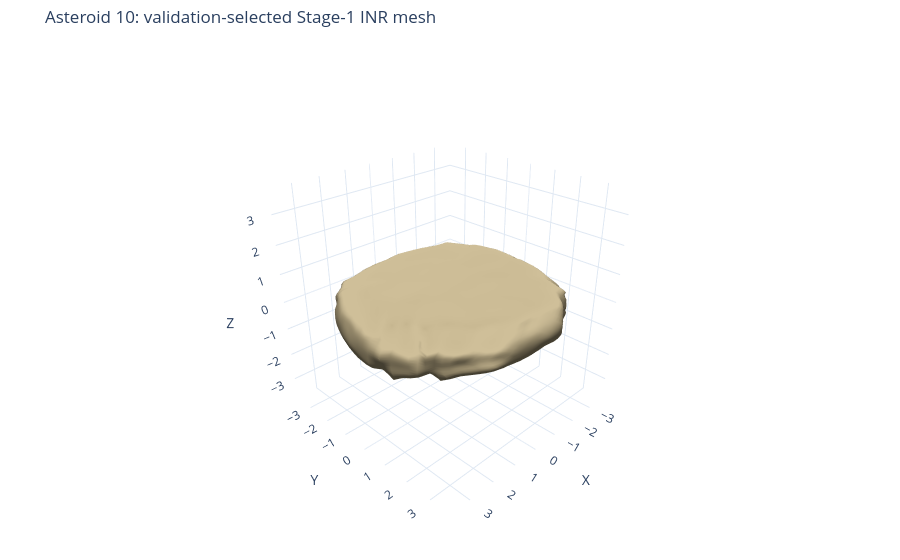
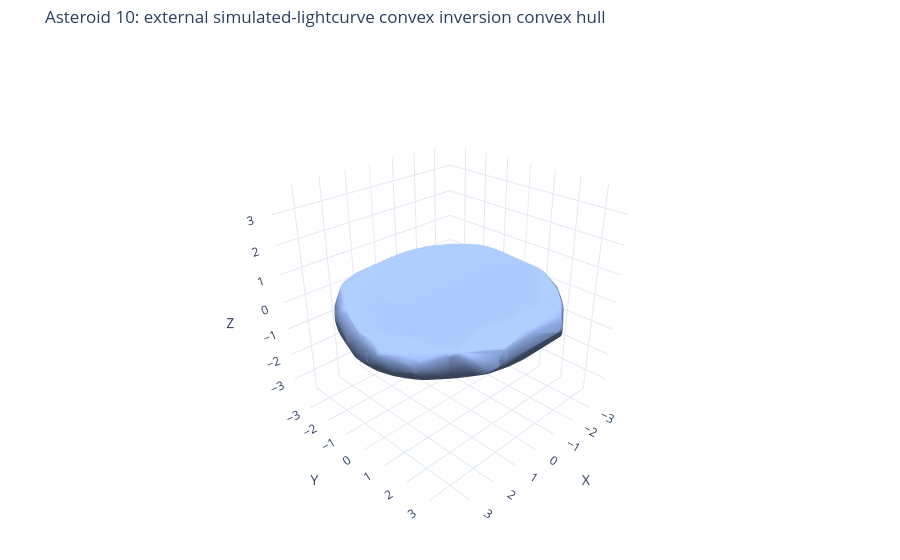

The code cell stored with these charts, in order, in its notebook:
### Code cell
verts_s1_np = verts_s1[0].detach().cpu().numpy()
faces_np = faces.detach().cpu().numpy()
fig_s1 = plot_interactive_mesh(
    vertices=verts_s1_np, faces=faces_np,
    title=f"Asteroid {ASTEROID_ID}: validation-selected Stage-1 INR mesh",
    mesh_color="#c0b08a", show_edges=False,
)
fig_s1.show()
hull_mesh = reference_mesh_norm.convex_hull
fig_hull = plot_interactive_mesh(
    vertices=np.asarray(hull_mesh.vertices), faces=np.asarray(hull_mesh.faces),
    title=f"Asteroid {ASTEROID_ID}: {REFERENCE_MESH_LABEL} convex hull",
    mesh_color="#a0c0ff", show_edges=False,
)
fig_hull.show()

### Figure 1 — Plotly figure (JSON) as saved in the notebook; plotly's stock layout.template omitted (floating-point values rounded to 4 significant figures; data arrays with more than 128 entries replaced by an {"elided": "..."} marker saying what was removed)
{"data": [{"color": "#c0b08a", "flatshading": false, "hovertemplate": "x=%{x:.3f}<br>y=%{y:.3f}<br>z=%{z:.3f}<extra></extra>", "i": {"elided": "5120 int values"}, "j": {"elided": "5120 int values"}, "k": {"elided": "5120 int values"}, "lighting": {"ambient": 0.35, "diffuse": 0.8, "fresnel": 0.12, "roughness": 0.7, "specular": 0.35}, "lightposition": {"x": 120, "y": 200, "z": 80}, "opacity": 1, "showscale": false, "type": "mesh3d", "x": {"elided": "2562 float values"}, "y": {"elided": "2562 float values"}, "z": {"elided": "2562 float values"}}], "layout": {"margin": {"b": 0, "l": 0, "r": 0, "t": 45}, "scene": {"aspectmode": "manual", "aspectratio": {"x": 1, "y": 1, "z": 1}, "camera": {"eye": {"x": 1.65, "y": 1.65, "z": 1.25}, "projection": {"type": "perspective"}}, "xaxis": {"range": [-3.808, 3.808], "showspikes": false, "title": {"text": "X"}}, "yaxis": {"range": [-3.808, 3.808], "showspikes": false, "title": {"text": "Y"}}, "zaxis": {"range": [-3.808, 3.808], "showspikes": false, "title": {"text": "Z"}}}, "title": {"text": "Asteroid 10: validation-selected Stage-1 INR mesh"}}}

### Figure 2 — Plotly figure (JSON) as saved in the notebook; plotly's stock layout.template omitted (floating-point values rounded to 4 significant figures; data arrays with more than 128 entries replaced by an {"elided": "..."} marker saying what was removed)
{"data": [{"color": "#a0c0ff", "flatshading": false, "hovertemplate": "x=%{x:.3f}<br>y=%{y:.3f}<br>z=%{z:.3f}<extra></extra>", "i": {"elided": "2414 int values"}, "j": {"elided": "2414 int values"}, "k": {"elided": "2414 int values"}, "lighting": {"ambient": 0.35, "diffuse": 0.8, "fresnel": 0.12, "roughness": 0.7, "specular": 0.35}, "lightposition": {"x": 120, "y": 200, "z": 80}, "opacity": 1, "showscale": false, "type": "mesh3d", "x": {"elided": "1209 float values"}, "y": {"elided": "1209 float values"}, "z": {"elided": "1209 float values"}}], "layout": {"margin": {"b": 0, "l": 0, "r": 0, "t": 45}, "scene": {"aspectmode": "manual", "aspectratio": {"x": 1, "y": 1, "z": 1}, "camera": {"eye": {"x": 1.65, "y": 1.65, "z": 1.25}, "projection": {"type": "perspective"}}, "xaxis": {"range": [-3.804, 3.804], "showspikes": false, "title": {"text": "X"}}, "yaxis": {"range": [-3.804, 3.804], "showspikes": false, "title": {"text": "Y"}}, "zaxis": {"range": [-3.804, 3.804], "showspikes": false, "title": {"text": "Z"}}}, "title": {"text": "Asteroid 10: external simulated-lightcurve convex inversion convex hull"}}}
